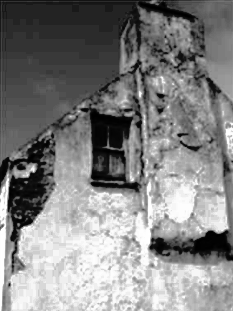
#> input picture Combination/Pseudo Coloring/enhance.png, 233 x 311 px
$ python code.py
#> lines starting #> are read from the running program, lines starting #| are printed output that depends on the picture
import cv2
import numpy as np

image=cv2.imread('enhance.png')
#> image is the input picture: shape (311, 233, 3); min 0, max 255, mean 130.3
color=cv2.imread('image.png')
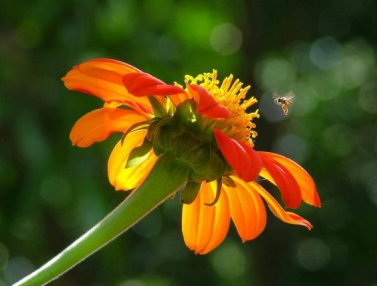
#> input picture Combination/Pseudo Coloring/image.png, 377 x 286 px
#> color is the input picture: shape (286, 377, 3); mean B, G, R 19.4, 72.2, 77.1
enhance=cv2.imread('image.png')
enhance=cv2.cvtColor(enhance, cv2.COLOR_BGR2HSV)
#> enhance: shape (286, 377, 3); mean H, S, V 39.6, 185.9, 93.8
histogram=[]
for i in range(256):
    histogram.append([[0, 0, 0], 0])
m=len(enhance)
#> m = 286
n=len(enhance[0])
#> n = 377
for i in range(m):
    for j in range(n):
        histogram[enhance[i][j][1]][0][0]+=color[i][j][0]
        histogram[enhance[i][j][1]][0][1]+=color[i][j][1]
        histogram[enhance[i][j][1]][0][2]+=color[i][j][2]
        histogram[enhance[i][j][1]][1]+=1
#> after the loop, histogram = 256 items
m=len(image)
#> m = 311
n=len(image[0])
#> n = 233
for i in range(m):
    for j in range(n):
        value=image[i][j][0]/3+image[i][j][1]/3+image[i][j][2]/3
        image[i][j][0], image[i][j][1], image[i][j][2]=value, value, value
for i in range(m):
    for j in range(n):
        try:
            image[i][j][0]=histogram[image[i][j][0]][0][0]/histogram[image[i][j][0]][1]
            image[i][j][1]=histogram[image[i][j][1]][0][1]/histogram[image[i][j][1]][1]
            image[i][j][2]=histogram[image[i][j][2]][0][2]/histogram[image[i][j][2]][1]
        except:
            print('',end='')
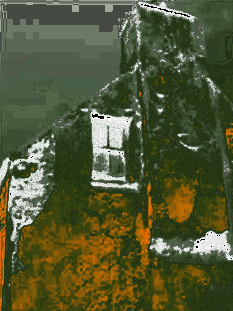
#> image: shape (311, 233, 3); mean B, G, R 50.7, 87.4, 81.3
cv2.imwrite('color.png', image)
